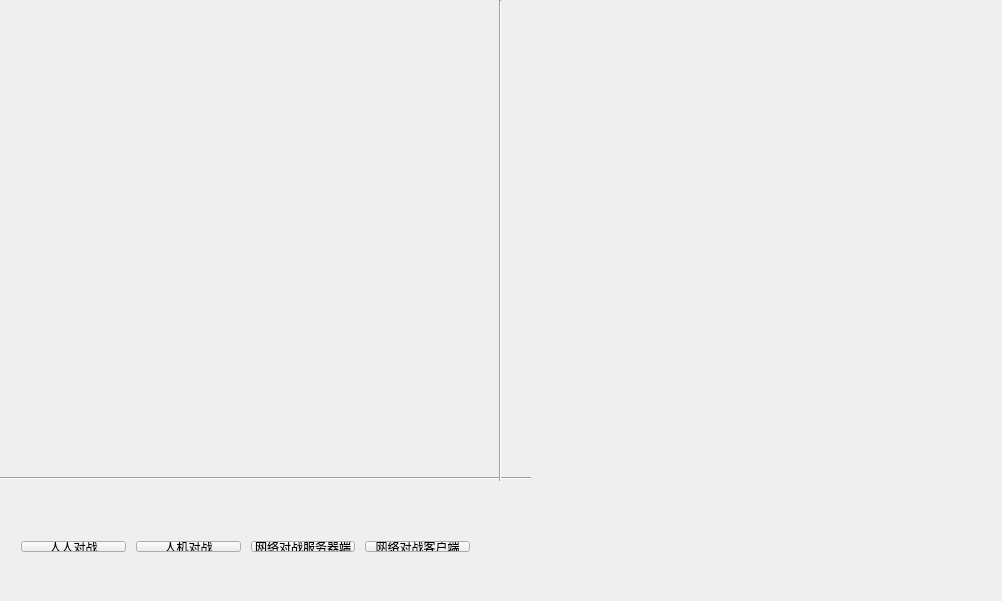
<?xml version="1.0" encoding="UTF-8"?>
<ui version="4.0">
 <class>MainWidget</class>
 <widget class="QWidget" name="MainWidget">
  <property name="geometry">
   <rect>
    <x>0</x>
    <y>0</y>
    <width>1002</width>
    <height>601</height>
   </rect>
  </property>
  <property name="windowTitle">
   <string>中国象棋</string>
  </property>
  <widget class="QWidget" name="widget" native="true">
   <property name="geometry">
    <rect>
     <x>0</x>
     <y>0</y>
     <width>501</width>
     <height>451</height>
    </rect>
   </property>
  </widget>
  <widget class="Line" name="line">
   <property name="geometry">
    <rect>
     <x>0</x>
     <y>470</y>
     <width>531</width>
     <height>16</height>
    </rect>
   </property>
   <property name="orientation">
    <enum>Qt::Horizontal</enum>
   </property>
  </widget>
  <widget class="Line" name="line_2">
   <property name="geometry">
    <rect>
     <x>490</x>
     <y>0</y>
     <width>20</width>
     <height>481</height>
    </rect>
   </property>
   <property name="orientation">
    <enum>Qt::Vertical</enum>
   </property>
  </widget>
  <widget class="QWidget" name="layoutWidget">
   <property name="geometry">
    <rect>
     <x>10</x>
     <y>530</y>
     <width>471</width>
     <height>33</height>
    </rect>
   </property>
   <layout class="QHBoxLayout" name="horizontalLayout">
    <property name="spacing">
     <number>10</number>
    </property>
    <item>
     <widget class="QPushButton" name="pushButton">
      <property name="text">
       <string>人人对战</string>
      </property>
     </widget>
    </item>
    <item>
     <widget class="QPushButton" name="pushButton_2">
      <property name="text">
       <string>人机对战</string>
      </property>
     </widget>
    </item>
    <item>
     <widget class="QPushButton" name="pushButton_3">
      <property name="text">
       <string>网络对战服务器端</string>
      </property>
     </widget>
    </item>
    <item>
     <widget class="QPushButton" name="pushButton_4">
      <property name="text">
       <string>网络对战客户端</string>
      </property>
     </widget>
    </item>
   </layout>
  </widget>
  <widget class="QLabel" name="label">
   <property name="geometry">
    <rect>
     <x>500</x>
     <y>0</y>
     <width>521</width>
     <height>601</height>
    </rect>
   </property>
   <property name="text">
    <string/>
   </property>
   <property name="pixmap">
    <pixmap resource="src.qrc">:/source/chess.png</pixmap>
   </property>
  </widget>
  <zorder>layoutWidget</zorder>
  <zorder>widget</zorder>
  <zorder>line</zorder>
  <zorder>line_2</zorder>
  <zorder>label</zorder>
 </widget>
 <layoutdefault spacing="6" margin="11"/>
 <resources>
  <include location="src.qrc"/>
 </resources>
 <connections/>
</ui>
